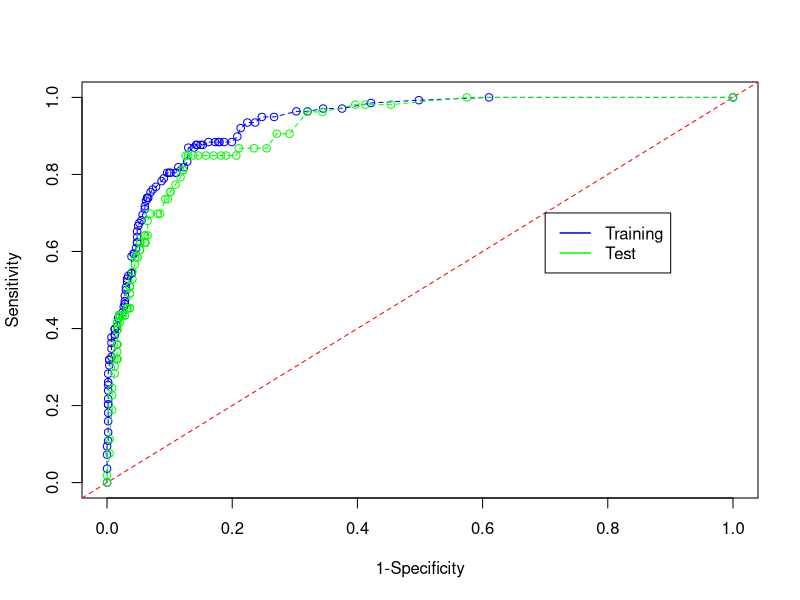
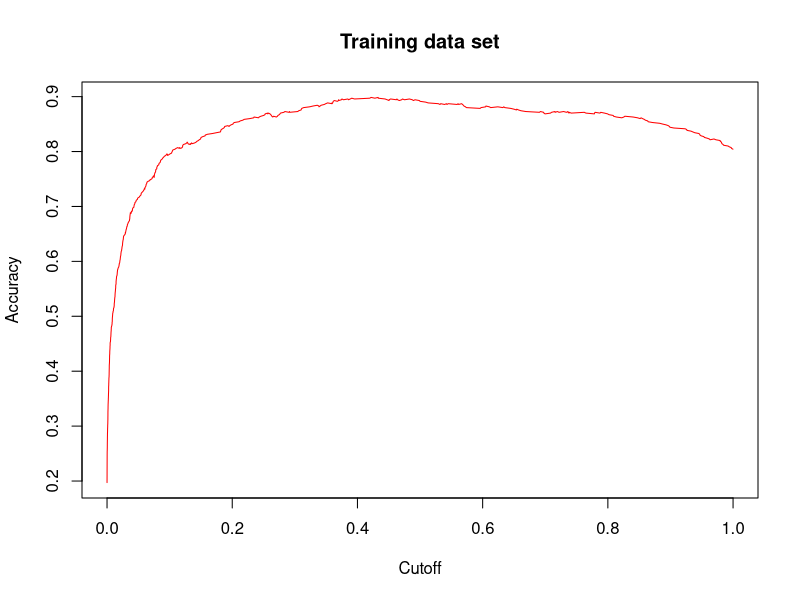
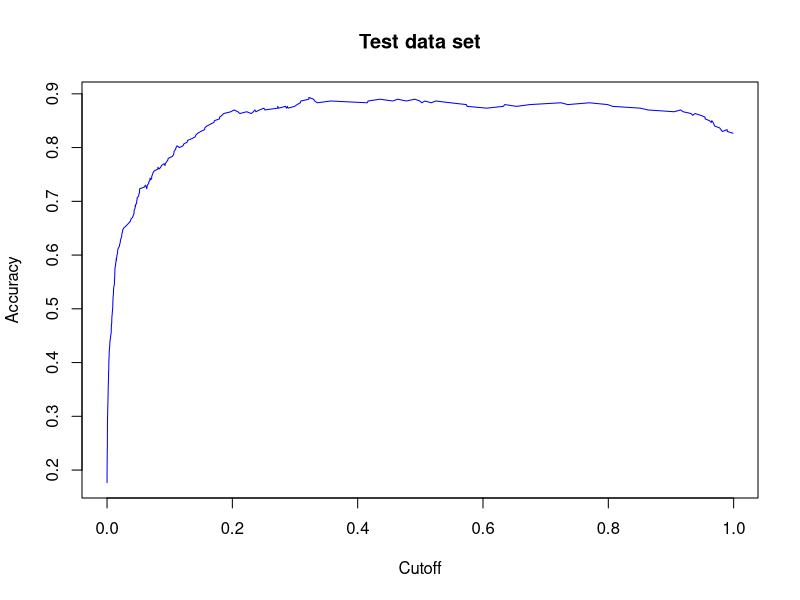

Here is the R script that generated these plots, in order: (Note: this script raises an error after producing the figures.)
## ---- chunk 1
knitr::opts_chunk$set(echo = TRUE)
## ---- chunk 2
library(ROCR)
library(caret)
library(e1071)
setwd("C:/Users/Rohit/Documents/Spring Sem 2/Data mining/Assignment 3")
vote.pref <- read.csv("Individual Assignment 2 VoterPref.csv")
#1
library(plyr)
##revalue(dfk$PREFERENCE,c("For"="Failure","Against"="Success"))
vote.pref$PREFERENCE<-factor(vote.pref$PREFERENCE,levels=c("For","Against"))
set.seed(71923)
splitrule<-sample(nrow(vote.pref),0.7*nrow(vote.pref))
df_train<-data.frame(vote.pref[splitrule,])
df_test<-data.frame(vote.pref[-splitrule,])
str(df_train)

#2
df_train$PREFERENCE<-revalue(df_train$PREFERENCE,c("Against"="1","For"="0"))
df_train$PREFERENCE<-as.numeric(as.character(df_train$PREFERENCE))
df_test$PREFERENCE<-revalue(df_test$PREFERENCE,c("Against"="1","For"="0"))
df_test$PREFERENCE<-as.numeric(as.character(df_test$PREFERENCE))

fit1<-glm(df_train$PREFERENCE~.,data=df_train,family = "binomial")
cutoff = 0.5
pred_train<-ifelse(predict(fit1,type = "response") > cutoff,1,0)
pred_t<-predict(fit1,type = "response")
pred_1<- predict(fit1, newdata = df_test,type="response")
pred_test<-ifelse(pred_1>cutoff,1,0)

#2a
confusion_train<-table(df_train$PREFERENCE,pred_train)
rownames(confusion_train)<-c("For","Against")
colnames(confusion_train)<-c("For","Against")
confusion_train

confusion_test<-table(df_test$PREFERENCE,pred_test)
rownames(confusion_test)<-c("For","Against")
colnames(confusion_test)<-c("For","Against")
confusion_test
## ---- chunk 3
#2b
(sensitivity_train = sum(pred_train == "1" & df_train$PREFERENCE == "1")/sum(df_train$PREFERENCE=="1"))
(specificity_train = sum(pred_train == "0" & df_train$PREFERENCE == "0")/sum(df_train$PREFERENCE == "0"))
(accuracy_train = sum(df_train$PREFERENCE == pred_train)/nrow(df_train))
(error_rate_train = 1 - accuracy_train)
(ppv_train = sum(pred_train == "1" & df_train$PREFERENCE == "1")/sum(pred_train == "1"))
(npv_train = sum(pred_train == "0" & df_train$PREFERENCE == "0")/sum(pred_train == "0"))

(sensitivity_test = sum(pred_test == "1" & df_test$PREFERENCE == "1")/sum(df_test$PREFERENCE=="1"))
(specificity_test = sum(pred_test == "0" & df_test$PREFERENCE == "0")/sum(df_test$PREFERENCE == "0"))
(accuracy_test = sum(df_test$PREFERENCE == pred_test)/nrow(df_test))
(error_rate_test = 1 - accuracy_test)
(ppv_test = sum(pred_test == "1" & df_test$PREFERENCE == "1")/sum(pred_test == "1"))
(npv_test = sum(pred_test == "0" & df_test$PREFERENCE == "0")/sum(pred_test == "0"))
## ---- chunk 4
#2c
library(ROCR)
data("ROCR.simple")
cutoff <- seq(0, 1, length = 100)
fpr <- numeric(100)
tpr <- numeric(100)

## We'll collect it in a data frame.  
roc.table_train <- data.frame(Cutoff = cutoff, FPR = fpr,TPR = tpr)
roc.table_test <- data.frame(Cutoff = cutoff, FPR = fpr,TPR = tpr)
Actual_train<-df_train$PREFERENCE
## TPR is the Sensitivity; FPR is 1-Specificity
for (i in 1:100) {
  roc.table_train$FPR[i] <- sum(pred_t > cutoff[i] & Actual_train == "0")/sum(Actual_train == "0")
  roc.table_train$TPR[i] <- sum(pred_t > cutoff[i] & Actual_train == "1")/sum(Actual_train == "1")
}
plot(TPR ~ FPR, data = roc.table_train, type= "o",xlab="1-Specificity",ylab="Sensitivity",col="blue",lty=2)
abline(a = 0, b = 1, lty = 2,col="red")
##
Actual_test <- df_test$PREFERENCE
#
for (i in 1:100) {
  roc.table_test$FPR[i] <- sum(pred_1 > cutoff[i] & Actual_test == "0")/sum(Actual_test == "0")
  roc.table_test$TPR[i] <- sum(pred_1 > cutoff[i] & Actual_test == "1")/sum(Actual_test == "1")
}

##
## The following line adds the test ROC in green 
lines(TPR~FPR,data = roc.table_test, type="o",col="green",lty=2)
legend(0.7,0.7,c("Training","Test"),lty= c(1,1),lwd = c(1.5,1.5),col = c("blue","green"))

#2d
pred1<-prediction(pred_t,df_train$PREFERENCE)
perf_train <- performance( pred1, "acc")
plot( perf_train , show.spread.at=seq(0, 1, by=0.1), col="red",main = "Training data set")

pred2<-prediction(pred_1,df_test$PREFERENCE)
perf_test <- performance( pred2, "acc")
plot( perf_test , show.spread.at=seq(0, 1, by=0.1),col="blue",main = "Test data set")

#2e
#For training 
best_acc_ind<-which.max(perf_train@"y.values"[[1]])
(best1<-paste("Max accuracy = ",perf_train@"y.values"[[1]][best_acc_ind],"at cutoff = ",round(perf_train@"x.values"[[1]][best_acc_ind],4)))

# cutoff_t<-seq(0,1,length=100)
# acc_train<-seq(0,0,length=100)
# for(i in 1:100) {
#   pred_train_class<-ifelse(pred_t>cutoff_t[i],1,0)
#   acc_train[i]<-sum(df_train$PREFERENCE == pred_train_class)/nrow(df_train)
# }
# dataframe<-data.frame(acc_train,cutoff_t)
# max_acc_train<-dataframe[which.max(acc_train),]
# (best_acc<-paste("Cutoff = ",round(max_acc_train[,"cutoff_t"],8),"and Accuracy = ",round(max_acc_train[,"acc_train"],4)))
# new<-round(max_acc_train[,"cutoff_t"],8)
# plot(acc_train~cutoff_t,data=dataframe)

#For test
best_acc_ind1<-which.max(perf_test@"y.values"[[1]])
(best2<-paste("Max accuracy = ",perf_test@"y.values"[[1]][best_acc_ind1],"at cutoff = ",round(perf_test@"x.values"[[1]][best_acc_ind1],4)))

# acc_test<-seq(0,0,length=100)
# for(i in 1:100) {
#   pred_test_class<-ifelse(pred_1>cutoff_t[i],1,0)
#   acc_test[i]<-sum(df_test$PREFERENCE == pred_test_class)/nrow(df_test)
# }
# dataframe2<-data.frame(acc_test,cutoff_t)
# max_acc_test<-dataframe2[which.max(acc_test),]
# (best_acc1<-paste("Cutoff = ",round(max_acc_test[,"cutoff_t"],4),"and Accuracy = ",round(max_acc_test[,"acc_test"],4)))
# plot(acc_test~cutoff_t,data=dataframe2)

#2f
predicttest<-pred_1
predtest<-ifelse(predicttest>0.4204,1,0)
predtest<-factor(predtest,levels=c(0,1))
acc_test1<-((sum(predtest == 0 & df_test$PREFERENCE == 0)) + (sum(predtest == 1 & df_test$PREFERENCE == 1)))/(sum(df_test$PREFERENCE == 1)+sum(df_test$PREFERENCE == 0))
acc_test1
#3
library(rpart)
library(xtable)
cost.matrix<-matrix(c(0,4,1,0),byrow = TRUE,nrow=2)
rownames(cost.matrix)<-colnames(cost.matrix)<-c("For","Against")
cost.matrix

#3a
cost_train<-data.frame(Cutoff = rep(0,100),Cost = rep(0,100))
predict_train<-predict(fit1,newdata = df_train,type="response")
for( i in 1:100 ){
  predtrain<-ifelse(predict_train > i/100,"Against","For")
  predtrain<-factor(predtrain,levels=c("For","Against"))
  predtrain
  confusionMatrix_train<-table(df_train$PREFERENCE,predtrain)
  cost_train[i,]<-c(i/100,sum(confusionMatrix_train[1,2]*cost.matrix[c(1),c(2)],confusionMatrix_train[2,1]*cost.matrix[c(2),c(1)]))
}

min_cost_index<-which.min(cost_train$Cost)
(best_acc<-paste("Cutoff = ",cost_train[min_cost_index,"Cutoff"],"and Cost = ",round(cost_train[min_cost_index,"Cost"])))


#3b
cost_test<-data.frame(Cutoff = rep(0,100),Cost = rep(0,100))
predict_test<-predict(fit1,newdata = df_test,type="response")
for( i in 1:100 ){
  predtest<-ifelse(predict_test > i/100,"Against","For")
  predtest<-factor(predtest,levels=c("For","Against"))
  predtrain
  confusionMatrix_test<-table(df_test$PREFERENCE,predtest)
  cost_test[i,]<-c(i/100,sum(confusionMatrix_test[1,2]*cost.matrix[c(1),c(2)],confusionMatrix_test[2,1]*cost.matrix[c(2),c(1)]))
}


#Misclassification cost in test

min_cost_index_test<-which(cost_test$Cutoff == 0.81)
(best_acc_t<-paste("Cutoff = ",cost_test[min_cost_index_test,"Cutoff"],"and Cost = ",round(cost_test[min_cost_index_test,"Cost"])))

#
cost_test<-data.frame(Cutoff = rep(0,100),Cost = rep(0,100))
predict_test<-predict(fit1,newdata = df_test,type="response")
for( i in 1:100 ){
  predtest<-ifelse(predict_test > i/100,"Against","For")
  predtest<-factor(predtest,levels=c("For","Against"))
  predtrain
  confusionMatrix_test<-table(df_test$PREFERENCE,predtest)
  cost_test[i,]<-c(i/100,sum(confusionMatrix_test[1,2]*cost.matrix[c(1),c(2)],confusionMatrix_test[2,1]*cost.matrix[c(2),c(1)]))
}

min_cost_index_test<-which.min(cost_test$Cost)
(best_acc<-paste("Cutoff = ",cost_train[min_cost_index_test,"Cutoff"],"and Cost = ",round(cost_test[min_cost_index_test,"Cost"])))


#3c
for (row in 1:nrow(cost_train)) {
  if(cost_train[row,] == 0.42){
    return (row)
  }
}
paste(index<-cost_train[row,])

for (row in 1:nrow(cost_test)) {
  if(cost_test[row,] == 0.45){
    return (row)
  }
}
paste(index<-cost_test[row,])


#4
actual<-df_train$PREFERENCE
predicted.probability <- pred_t 

df1 <- data.frame(predicted.probability,actual)
df1S <- df1[order(-predicted.probability),]
df1S$Gains <- cumsum(df1S$actual)
plot(df1S$Gains,type="n",main="Training Data Gains Chart",xlab="Number of Cases",ylab="Cumulative Success")
lines(df1S$Gains)
abline(0,sum(df1S$actual)/nrow(df1S),lty = 2, col="red")

actual<- df_test$PREFERENCE
predicted.probability<- pred_1
df1V <- data.frame(predicted.probability,actual)
df1VS <- df1V[order(-predicted.probability),]
df1VS$Gains <- cumsum(df1VS$actual)
plot(df1VS$Gains,type="n",main="Validation Data Gains Chart",xlab="Number of Cases",ylab="Cumulative Success")
lines(df1VS$Gains)
abline(0,sum(df1VS$actual)/nrow(df1VS),lty = 2, col="red")

#5
library(data.table)
decileLift<-function (df) {
   df <- df[order(-df$predicted.probability),]
   df$roworder <- 1:nrow(df)
   baseline <- sum(df$actual) / 10
   df$decile <- ceiling((df$roworder / nrow(df)) * 10)
   dt <- data.table(df)
   dt <- dt[, sum(actual), by = decile]
   dt$baseline <- baseline
   barplot(t(data.frame(dt$V1,dt$baseline)), main="Decile wise comparision of successes", xlab="Deciles", col=c("darkblue","red"), beside=TRUE, names=dt$decile)
  barplot(t(data.frame(dt$V1)/data.frame(dt$baseline)), main="Decile wise comparision of successes", xlab="Deciles", col=c("darkblue"), beside=TRUE, names=dt$decile)
}

decileLift(df1)
decileLift(df1V)
